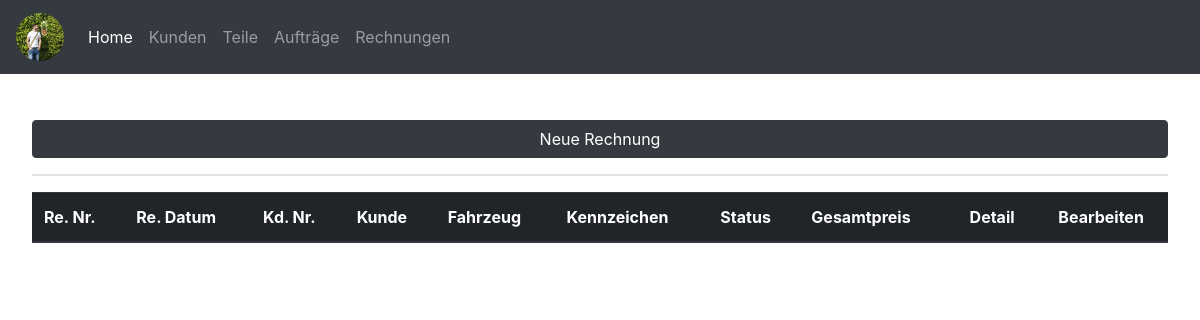
/invoice.php, run on an earlier commit of the app's database.
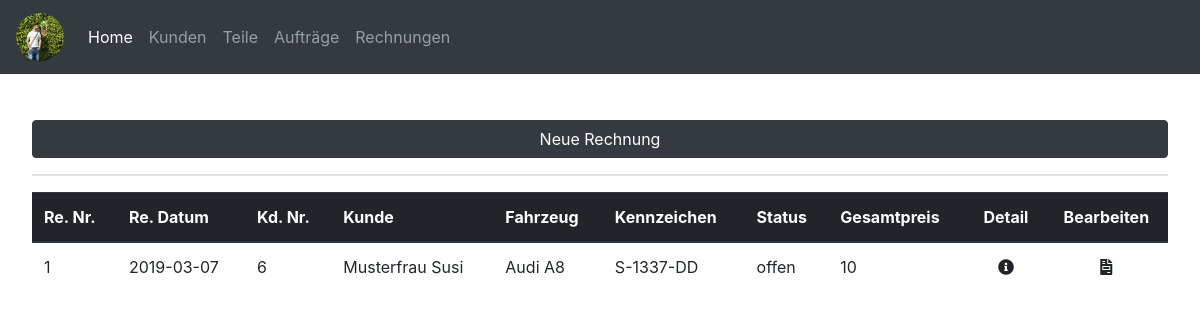
And on a later commit of the database.
### tables this page shows
CREATE TABLE `rechnung` (
  `rechnungid` int(11) NOT NULL,
  `rechnungsnummer` int(11) NOT NULL,
  `rechnungsdatum` date NOT NULL,
  `kundenid` int(11) NOT NULL,
  `fahrzeugid` int(11) NOT NULL,
  `status` varchar(20) NOT NULL
);

CREATE TABLE `kunde` (
  `kundennummer` int(10) NOT NULL,
  `anrede` varchar(15) NOT NULL,
  `titel` varchar(10) NOT NULL,
  `vorname` varchar(20) NOT NULL,
  `nachname` varchar(20) NOT NULL,
  `gebdat` date NOT NULL,
  `strasse` varchar(50) NOT NULL,
  `plz` int(10) NOT NULL,
  `ort` varchar(50) NOT NULL,
  `telefon` varchar(20) NOT NULL,
  `email` varchar(50) NOT NULL,
  `newsletter` tinyint(1) NOT NULL,
  `kommentar` text NOT NULL,
  `kundeseit` date NOT NULL
);

CREATE TABLE `fahrzeug` (
  `fzid` int(11) NOT NULL,
  `kundeid` int(11) NOT NULL,
  `marke` varchar(20) NOT NULL,
  `type` varchar(20) NOT NULL,
  `kennzeichen` varchar(10) NOT NULL,
  `fahrgestellnummer` varchar(30) NOT NULL,
  `nationalcode` varchar(20) NOT NULL,
  `motorkennzeichen` varchar(4) NOT NULL,
  `getriebekennzeichen` varchar(20) NOT NULL,
  `farbe` varchar(20) NOT NULL,
  `treibstoff` varchar(20) NOT NULL,
  `leistung` int(3) NOT NULL,
  `hubraum` int(5) NOT NULL,
  `erstzulassung` date NOT NULL
);

CREATE TABLE `rechnungdetails` (
  `rechnungdetailid` int(11) NOT NULL,
  `rechnungsnummer` int(11) NOT NULL,
  `gesamtpreis` int(11) NOT NULL
);

### invoice.php (the view, shortened to what this page needs)
<?php include('connection.php') ?>
<?php include('header.php') ?>
<button type="button" class="btn btn-dark btn-new-car mb-3 mb-lg-0" data-toggle="modal" data-target="#invoicenewmodal">
    Neue Rechnung
    </button>
<br /><hr />
<table id="invoicetable" class="display table table-hover">
    <thead class="thead-dark">
        <tr>
            <th>Re. Nr.</th>
            <th>Re. Datum</th>
            <th>Kd. Nr.</th>
            <th>Kunde</th>
            <th>Fahrzeug</th>
            <th>Kennzeichen</th>
            <th>Status</th>
            <th>Gesamtpreis</th>
            <th><center>Detail</center></th>
            <th><center>Bearbeiten</center></th>
        </tr>
    </thead>
    <tbody>
    <?php
        $sql = "SELECT  rechnung.rechnungsnummer,
                        rechnung.rechnungsdatum,
                        kunde.kundennummer,
                        kunde.nachname,
                        kunde.vorname,
                        fahrzeug.marke,
                        fahrzeug.type,
                        fahrzeug.kennzeichen,
                        rechnung.status,
                        rechnungdetails.gesamtpreis
                        FROM rechnung
                        LEFT JOIN kunde
                        ON rechnung.kundenid = kunde.kundennummer
                        LEFT JOIN fahrzeug
                        ON rechnung.fahrzeugid = fahrzeug.fzid
                        LEFT JOIN rechnungdetails
                        ON rechnung.rechnungsnummer = rechnungdetails.rechnungsnummer
                        ORDER BY rechnung.rechnungsnummer DESC";
        $result = $pdo->query($sql);
        while($row = $result->fetch())
{
    echo "<tr href='invoicde_detail.php?rechnungsnummer=" . $row['rechnungsnummer']."'>";
    echo "<td>" . $row["rechnungsnummer"] . "</td>";
    echo "<td>" . $row["rechnungsdatum"] . "</td>";
    echo "<td>" . $row["kundennummer"] . "</td>";
    echo "<td>" . $row["nachname"] . " ". $row["vorname"] . "</td>";
    echo "<td>" . $row["marke"] . " ". $row["type"] . "</td>";
    echo "<td>" . $row["kennzeichen"] . "</td>";
    echo "<td>" . $row["status"] . "</td>";
    echo "<td>" . $row["gesamtpreis"] . "</td>";
    echo "<td><a href='invoice_detail.php?rechnungsnummer=".$row['rechnungsnummer']."'><center><i class='fas fa-info-circle'></i></center></a></td>";
    echo "<td><a  data-toggle='modal' data-target='#invoiceeditmodal" . $row["rechnungsnummer"]."' name='id'><center><i class='fas fa-file-invoice'></i></center></a></td>";
    echo "</tr>";
?>
<?php
}
echo "</tbody>";
echo "</table>";
?>
<?php include('footer.php') ?>

What changed in the data, as far as the page shows it:
added rechnung: rechnungsnummer "1", rechnungsdatum "2019-03-07", kundenid.kundennummer "6", kundenid.nachname "Musterfrau", kundenid.vorname "Susi", fahrzeugid.marke "Audi", fahrzeugid.type "A8", fahrzeugid.kennzeichen "S-1337-DD", status "offen", rechnungdetails.gesamtpreis "10"
